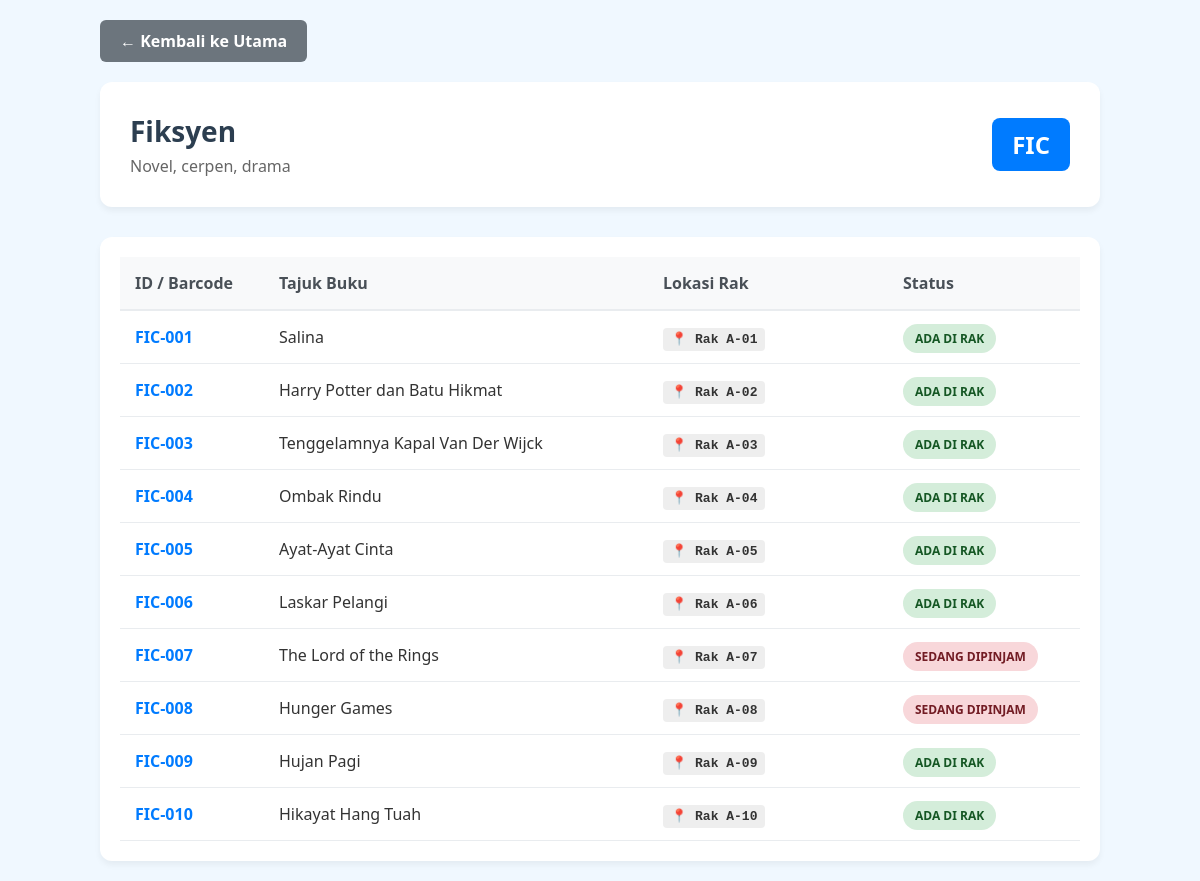
/category_list.php?code=FIC, run on the app's committed database.
### tables this page shows
CREATE TABLE
  `categories` (
    `category_code` varchar(5) NOT NULL,
    `category_name` varchar(50) NOT NULL,
    `sub_text` varchar(100) DEFAULT NULL
  );

CREATE TABLE
  `books` (
    `book_id` varchar(20) NOT NULL,
    `title` varchar(255) NOT NULL,
    `category_code` varchar(5) NOT NULL,
    `shelf_location` varchar(50) DEFAULT NULL,
    `is_available` tinyint (1) DEFAULT 1,
    `created_at` timestamp NOT NULL DEFAULT current_timestamp()
  );

### category_list.php (the view, shortened to what this page needs)
<?php
require 'db.php';
$category_code = isset($_GET['code']) ? $_GET['code'] : '';
function getCategoryInfo($conn, $code)
{
    $stmt = $conn->prepare("SELECT * FROM categories WHERE category_code = :code");
    $stmt->execute([':code' => $code]);
    return $stmt->fetch(PDO::FETCH_ASSOC);
}
function getBooksByCategory($conn, $code)
{
    $stmt = $conn->prepare("SELECT * FROM books WHERE category_code = :code ORDER BY shelf_location ASC");
    $stmt->execute([':code' => $code]);
    return $stmt->fetchAll(PDO::FETCH_ASSOC);
}
$category = getCategoryInfo($conn, $category_code);
$books = getBooksByCategory($conn, $category_code);
?>
<!DOCTYPE html>
<html lang="en">
<head>
</head>
<body>
    <div class="container">
        <a href="index.php" class="btn-back">← Kembali ke Utama</a>
        <div class="page-header">
            <div class="header-content">
                <h1><?php echo htmlspecialchars($category['category_name']); ?></h1>
                <p><?php echo htmlspecialchars($category['sub_text']); ?></p>
            </div>
            <div class="header-code">
                <?php echo htmlspecialchars($category['category_code']); ?>
            </div>
        </div>
        <div class="table-container">
            <?php if (count($books) > 0): ?>
                <table>
                    <thead>
                        <tr>
                            <th width="15%">ID / Barcode</th>
                            <th width="40%">Tajuk Buku</th>
                            <th width="25%">Lokasi Rak</th>
                            <th width="20%">Status</th>
                        </tr>
                    </thead>
                    <tbody>
                        <?php foreach ($books as $book): ?>
                            <tr>
                                <td style="font-weight:bold; color:#007bff;">
                                    <?php echo htmlspecialchars($book['book_id']); ?>
                                </td>
                                <td>
                                    <?php echo htmlspecialchars($book['title']); ?>
                                </td>
                                <td>
                                    <span class="rack-loc">📍 <?php echo htmlspecialchars($book['shelf_location']); ?></span>
                                </td>
                                <td>
                                    <?php if ($book['is_available'] == 1): ?>
                                        <span class="badge badge-available">Ada di Rak</span>
                                    <?php else: ?>
                                        <span class="badge badge-borrowed">Sedang Dipinjam</span>
                                    <?php endif; ?>
                                </td>
                            </tr>
                        <?php endforeach; ?>
                    </tbody>
                </table>
            <?php else: ?>
                <div style="text-align:center; padding: 40px; color: #888;">
                    <p>Tiada buku didaftarkan untuk kategori ini lagi.</p>
                </div>
            <?php endif; ?>
        </div>
    </div>
</body>
</html>

### category_list.php (style rules this page uses)
* { box-sizing: border-box; }
body { font-family: 'Segoe UI', Tahoma, Geneva, Verdana, sans-serif; background-color: #f0f8ff; margin: 0; padding: 20px; color: #333; }
.container { max-width: 1000px; margin: 0 auto; }
.page-header { background: white; padding: 30px; border-radius: 12px; box-shadow: 0 4px 6px rgba(0, 0, 0, 0.05); margin-bottom: 30px; display: flex; justify-content: space-between; align-items: center; }
.header-content h1 { margin: 0; color: #2c3e50; font-size: 28px; }
.header-content p { margin: 5px 0 0 0; color: #666; }
.header-code { background-color: #007bff; color: white; padding: 10px 20px; border-radius: 8px; font-size: 24px; font-weight: bold; }
.btn-back { display: inline-block; text-decoration: none; background-color: #6c757d; color: white; padding: 10px 20px; border-radius: 6px; font-weight: bold; margin-bottom: 20px; transition: background 0.2s; }
.table-container { background: white; padding: 20px; border-radius: 12px; box-shadow: 0 4px 6px rgba(0, 0, 0, 0.05); }
table { width: 100%; border-collapse: collapse; }
thead tr { background-color: #f8f9fa; border-bottom: 2px solid #e9ecef; }
th { text-align: left; padding: 15px; color: #495057; font-weight: 700; }
td { padding: 15px; border-bottom: 1px solid #e9ecef; vertical-align: middle; }
.badge { padding: 6px 12px; border-radius: 20px; font-size: 12px; font-weight: bold; text-transform: uppercase; }
.badge-available { background-color: #d4edda; color: #155724; }
.badge-borrowed { background-color: #f8d7da; color: #721c24; }
.rack-loc { font-family: monospace; background: #eee; padding: 4px 8px; border-radius: 4px; font-weight: bold; color: #333; }

### data on the page
categories: category_name "Fiksyen", sub_text "Novel, cerpen, drama", category_code "FIC"
books: book_id "FIC-001", title "Salina", shelf_location "Rak A-01", is_available "ADA DI RAK"
books: book_id "FIC-002", title "Harry Potter dan Batu Hikmat", shelf_location "Rak A-02", is_available "ADA DI RAK"
books: book_id "FIC-003", title "Tenggelamnya Kapal Van Der Wijck", shelf_location "Rak A-03", is_available "ADA DI RAK"
books: book_id "FIC-004", title "Ombak Rindu", shelf_location "Rak A-04", is_available "ADA DI RAK"
books: book_id "FIC-005", title "Ayat-Ayat Cinta", shelf_location "Rak A-05", is_available "ADA DI RAK"
books: book_id "FIC-006", title "Laskar Pelangi", shelf_location "Rak A-06", is_available "ADA DI RAK"
books: book_id "FIC-007", title "The Lord of the Rings", shelf_location "Rak A-07", is_available "SEDANG DIPINJAM"
books: book_id "FIC-008", title "Hunger Games", shelf_location "Rak A-08", is_available "SEDANG DIPINJAM"
books: book_id "FIC-009", title "Hujan Pagi", shelf_location "Rak A-09", is_available "ADA DI RAK"
books: book_id "FIC-010", title "Hikayat Hang Tuah", shelf_location "Rak A-10", is_available "ADA DI RAK"
